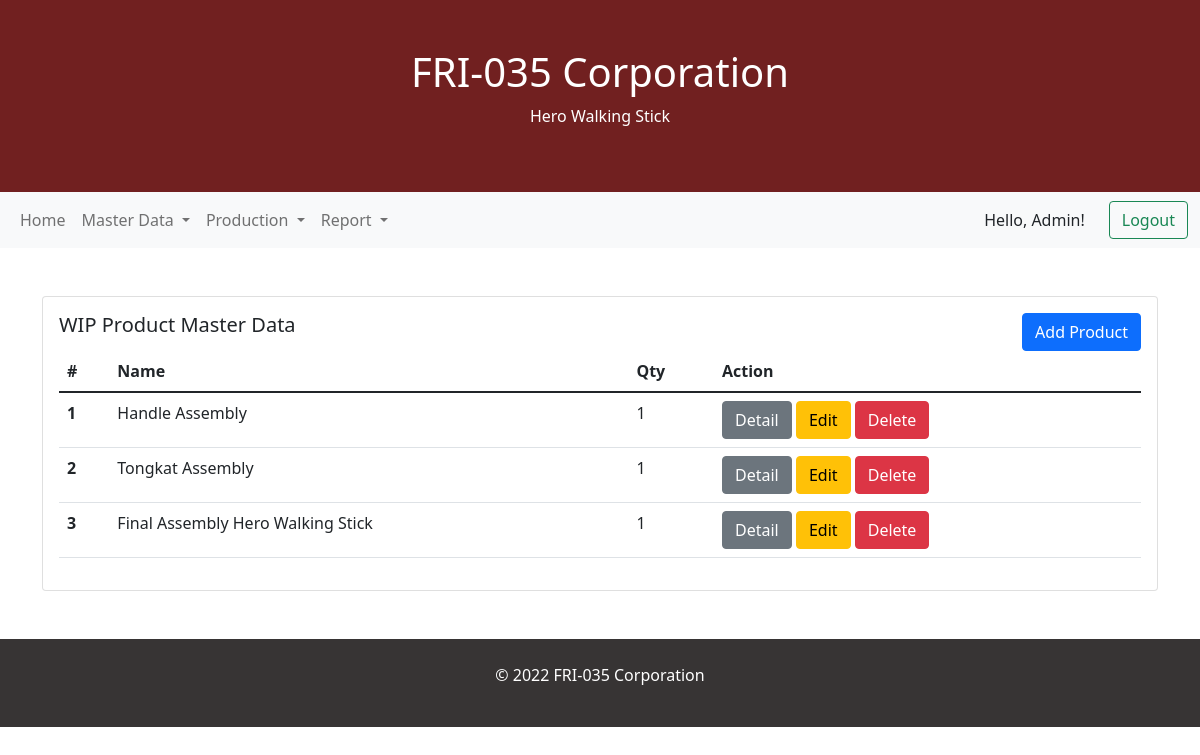
The app's page /wip/index.php (signed in) with its own data.
### tables this page shows
CREATE TABLE `wip` (
  `id` int(11) NOT NULL,
  `name` varchar(100) NOT NULL,
  `qty` int(11) NOT NULL
);

### model/Wip.php (called while the page is built, shortened)
<?php
class WIP extends Database
{
    function __construct()
    {
        $this->connection = mysqli_connect($this->host, $this->username, $this->password, $this->database);
    }
    function allWIP()
	{
		$data = mysqli_query($this->connection, "SELECT * FROM wip");
		return $data;
	}
}

### wip/index.php (the view, shortened to what this page needs)
<?php
include '../model/Wip.php';
$db = new WIP();
$wips = $db->allWIP();
?>
<!DOCTYPE html>
<html lang="en">
<head>
    <link href="https://cdn.jsdelivr.net/npm/bootstrap@5.1.3/dist/css/bootstrap.min.css" rel="stylesheet">
</head>
<body>
    <div class="p-5 text-white text-center" style="background-color : #712020">
        <h1>FRI-035 Corporation</h1>
        <p>Hero Walking Stick</p>
    </div>
    <?php include('../navigation/index.php') ?>
    <div class="container mt-5">
        <div class="row">
            <div class="col-lg-12">
                <div class="card">
                    <div class="card-body">
                        <div class="row">
                            <div class="col-6">
                                <h5 class="card-title">WIP Product Master Data</h5>
                            </div>
                            <div class="col-6 text-end">
                                <a href="add.php" class="btn btn-primary">Add Product</a>
                            </div>
                        </div>
                        <table class="table">
                            <thead>
                                <tr>
                                    <th scope="col">#</th>
                                    <th scope="col">Name</th>
                                    <th scope="col">Qty</th>
                                    <th scope="col">Action</th>
                                </tr>
                            </thead>
                            <tbody>
                                <?php $i = 1;
                                foreach ($wips as $wip) { ?>
                                    <tr>
                                        <th scope="row"><?= $i ?></th>
                                        <td><?= $wip['name'] ?></td>
                                        <td><?= $wip['qty'] ?></td>
                                        <td>
                                            <a href="detail.php?id=<?= $wip['id'] ?>" class="btn btn-secondary">Detail</a>
                                            <a href="edit.php?id=<?= $wip['id'] ?>" class="btn btn-warning">Edit</a>
                                            <a href="process.php?action=delete&id=<?= $wip['id'] ?>" class="btn btn-danger">Delete</a>
                                        </td>
                                    </tr>
                                <?php $i++;
                                } ?>
                            </tbody>
                        </table>
                    </div>
                </div>
            </div>
        </div>
    </div>
    <div class="mt-5 p-4  text-white text-center" style="background-color:#373434">
        <p>&copy 2022 FRI-035 Corporation</p>
    </div>
</body>
</html>

### records on screen
wip: name "Handle Assembly", qty "1"
wip: name "Tongkat Assembly", qty "1"
wip: name "Final Assembly Hero Walking Stick", qty "1"

### other values on screen
$_SESSION['name'] "Admin"
